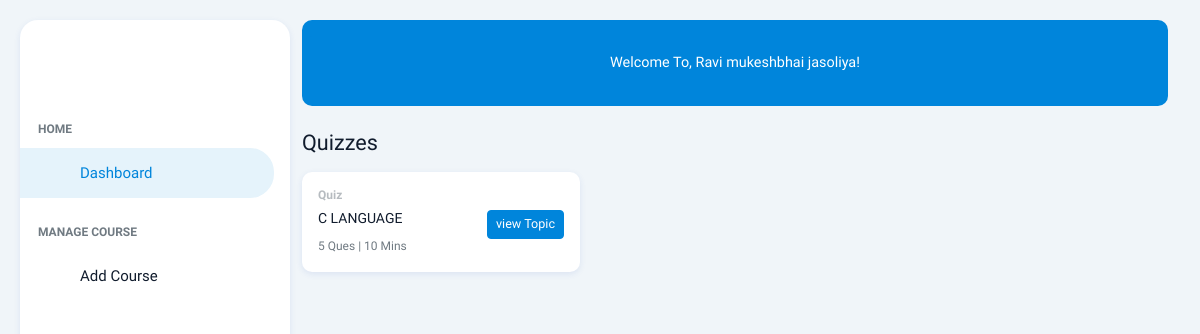
The page /dashboard.php (signed in) on the database its author committed.
### tables this page shows
CREATE TABLE `course_tbl` (
  `c_id` int(11) NOT NULL,
  `course_name` text NOT NULL,
  `course_status` int(11) NOT NULL DEFAULT 1
);

### dashboard.php (the view, shortened to what this page needs)
<?php include_once 'header.php';
$stu_id = $_SESSION['login_id'];
$user_data = mysqli_query($con,"select * from user_tbl where id=$stu_id");
$row_user = mysqli_fetch_assoc($user_data);
$exam_id = $row_user['exam_id'];
$course_data = mysqli_query($con,"select * from course_tbl where c_id in ($exam_id)");
?>
        <div>
          <h4 class="mb-3">Quizzes</h4>
          <div class="row g-3 ">
          <?php while($row = mysqli_fetch_assoc($course_data)) { $c_id=$row['c_id'];?>
            <?php
              $total_question_query=mysqli_query($con,"SELECT count(course_id) as total_question FROM `question` where course_id=$c_id;");
              $q_row = mysqli_fetch_assoc($total_question_query);?>
            <div class="col-lg-4">
              <div class="col-lg-12 col-sm-6">
                <div class="card overflow-hidden rounded-3">
                  <div class="card-body p-3">
                    <h5 class="card-title fs-2 mb-2 text-secondary opacity-50 fw-semibold">Quiz</h5>
                    <div class="d-flex align-items-start justify-content-between">
                      <div class="col-8">
                        <h5 class="fs-3"><?php echo strtoupper($row['course_name']); ?></h5>
                        <span class="fs-2"><?php echo $q_row['total_question']; ?> Ques | <?php echo $q_row['total_question']*2; ?> Mins</span>
                      </div>
                      <div class="col-4 text-end">
                      <a href="topics.php?c_id=<?php echo $row['c_id']; ?>" class="btn btn-sm btn-primary rounded-2">view Topic</a>
                      </div>
                    </div>
                  </div>
                </div>
              </div>
            </div>
          <?php } ?>
          </div>
        </div>
      </div>
    </div>
  </div>
</body>
</html>

### rows shown on the page
course_tbl: course_name "C LANGUAGE", total_question "5", total_question "10"

### other values the page prints
$_SESSION['login_name'] "Ravi mukeshbhai jasoliya"
